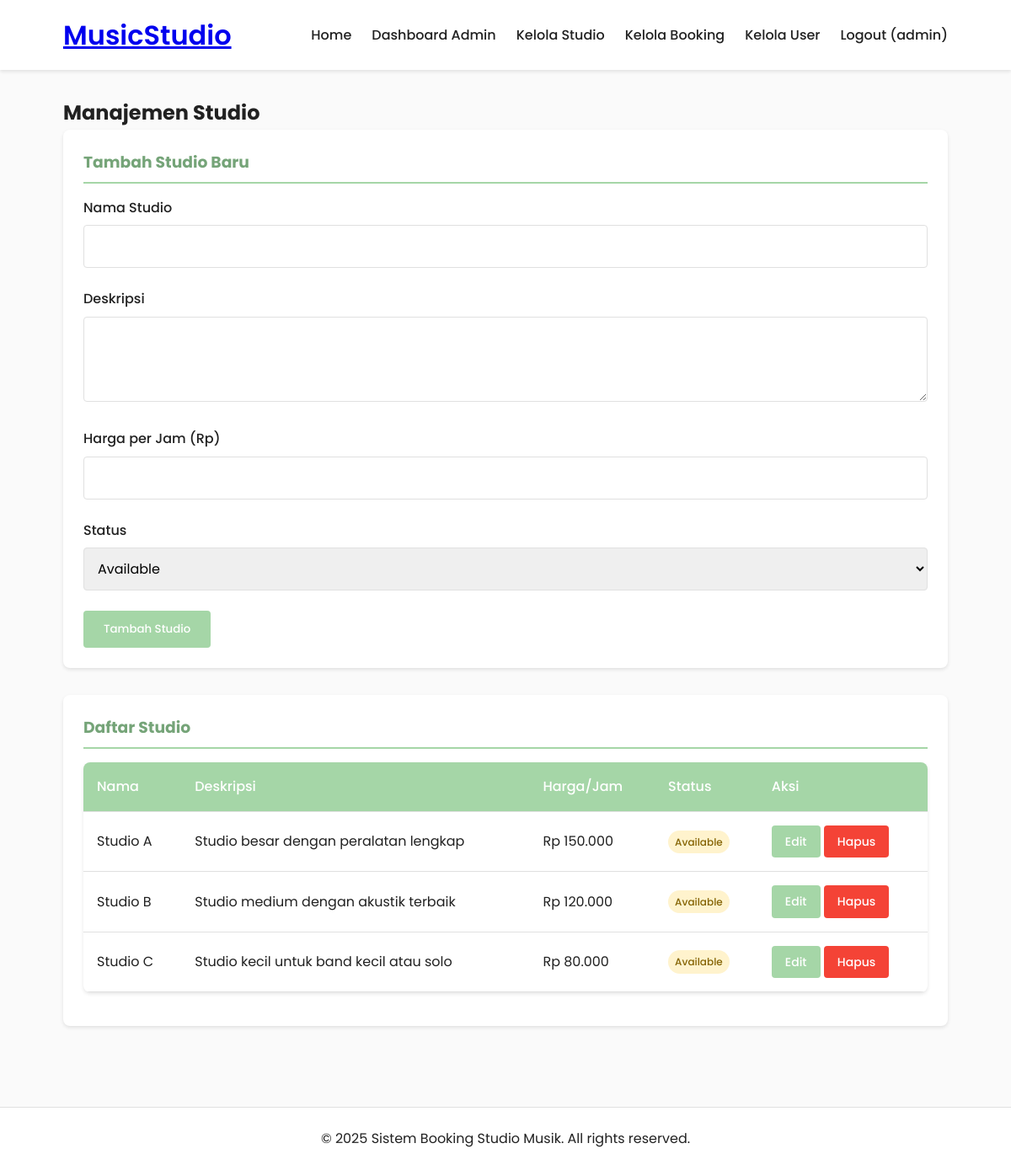
The app's page /admin/studios.php (signed in) with its own data.
### tables this page shows
CREATE TABLE `studios` (
  `id` int(11) NOT NULL,
  `name` varchar(100) NOT NULL,
  `description` text DEFAULT NULL,
  `price_per_hour` decimal(10,2) NOT NULL,
  `status` enum('available','maintenance','booked') DEFAULT 'available',
  `image_url` varchar(255) DEFAULT NULL,
  `created_at` timestamp NOT NULL DEFAULT current_timestamp()
);

### admin/studios.php (the view, shortened to what this page needs)
<?php
require_once '../includes/header.php';
$sql = "SELECT * FROM studios ORDER BY created_at DESC";
$studios = mysqli_query($conn, $sql);
?>
<div class="admin-content">
    <h2>Manajemen Studio</h2>
    <div class="admin-card">
        <h3>Tambah Studio Baru</h3>
        <form method="POST">
            <div class="form-group">
                <label for="name">Nama Studio</label>
                <input type="text" id="name" name="name" required>
            </div>
            <div class="form-group">
                <label for="description">Deskripsi</label>
                <textarea id="description" name="description" rows="3" required></textarea>
            </div>
            <div class="form-group">
                <label for="price_per_hour">Harga per Jam (Rp)</label>
                <input type="number" id="price_per_hour" name="price_per_hour" min="0" required>
            </div>
            <div class="form-group">
                <label for="status">Status</label>
                <select id="status" name="status" required>
                    <option value="available">Available</option>
                </select>
            </div>
            <button type="submit" name="add_studio" class="btn btn-primary">Tambah Studio</button>
        </form>
    </div>
    <div class="admin-card">
        <h3>Daftar Studio</h3>
        <table>
            <thead>
                <tr>
                    <th>Nama</th>
                    <th>Deskripsi</th>
                    <th>Harga/Jam</th>
                    <th>Status</th>
                    <th>Aksi</th>
                </tr>
            </thead>
            <tbody>
                <?php while($studio = mysqli_fetch_assoc($studios)): ?>
                <tr>
                    <td><?php echo $studio['name']; ?></td>
                    <td><?php echo $studio['description']; ?></td>
                    <td><?php echo formatRupiah($studio['price_per_hour']); ?></td>
                    <td><?php echo getStatusBadge($studio['status']); ?></td>
                    <td>
                        <a href="#" class="btn btn-sm btn-primary" onclick="editStudio(<?php echo $studio['id']; ?>, '<?php echo $studio['name']; ?>', '<?php echo $studio['description']; ?>', <?php echo $studio['price_per_hour']; ?>, '<?php echo $studio['status']; ?>')">Edit</a>
                        <a href="?delete=<?php echo $studio['id']; ?>" class="btn btn-sm btn-danger" onclick="return confirm('Yakin ingin menghapus studio ini?')">Hapus</a>
                    </td>
                </tr>
                <?php endwhile; ?>
            </tbody>
        </table>
    </div>
</div>
<?php include '../includes/footer.php'; ?>

### includes/functions.php (shortened to what this page needs)
<?php
function formatRupiah($angka) {
    return 'Rp ' . number_format($angka, 0, ',', '.');
}
function getStatusBadge($status) {
    $statusClass = '';
    switch ($status) {
        default:
            $statusClass = 'status-pending';
    }
    return '<span class="status-badge ' . $statusClass . '">' . $status . '</span>';
}

### css/style.css (style rules this page uses)
:root { --primary: #a5d6a7; --primary-dark: #75a478; --secondary: #ffcc80; --accent: #ce93d8; --background: #fafafa; --surface: #ffffff; --error: #f44336; --success: #4caf50; --text-primary: #212121; --text-secondary: #757575; --border: #e0e0e0; --shadow: 0 2px 4px rgba(0, 0, 0, 0.1); }
* { margin: 0; padding: 0; box-sizing: border-box; }
body { font-family: "Poppins", sans-serif; background-color: var(--background); color: var(--text-primary); line-height: 1.6; }
.btn { display: inline-block; padding: 0.75rem 1.5rem; border-radius: 4px; text-decoration: none; font-weight: 500; transition: all 0.3s; border: none; cursor: pointer; font-family: "Poppins", sans-serif; text-align: center; }
.btn-primary { background-color: var(--primary); color: white; }
.btn-danger { background-color: var(--error); color: white; }
.btn-sm { padding: 0.5rem 1rem; font-size: 0.875rem; }
.form-group { margin-bottom: 1.5rem; }
.form-group label { display: block; margin-bottom: 0.5rem; font-weight: 500; color: var(--text-primary); }
.form-group input, .form-group select, .form-group textarea { width: 100%; padding: 0.75rem; border: 1px solid var(--border); border-radius: 4px; font-family: "Poppins", sans-serif; font-size: 1rem; }
.admin-content { padding: 2rem 0; }
.admin-card { background-color: var(--surface); padding: 1.5rem; border-radius: 8px; box-shadow: var(--shadow); margin-bottom: 2rem; }
.admin-card h3 { margin-bottom: 1rem; color: var(--primary-dark); padding-bottom: 0.5rem; border-bottom: 2px solid var(--primary); }
table { width: 100%; border-collapse: collapse; background-color: var(--surface); border-radius: 8px; overflow: hidden; box-shadow: var(--shadow); margin-bottom: 1rem; }
table th, table td { padding: 1rem; text-align: left; border-bottom: 1px solid var(--border); }
table th { background-color: var(--primary); color: white; font-weight: 500; }
.status-badge { padding: 0.25rem 0.5rem; border-radius: 20px; font-size: 0.75rem; font-weight: 500; text-transform: capitalize; display: inline-block; }
.status-pending { background-color: #fff3cd; color: #856404; }

### records on screen
studios: name "Studio A", description "Studio besar dengan peralatan lengkap", price_per_hour "Rp 150.000", status "Available"
studios: name "Studio B", description "Studio medium dengan akustik terbaik", price_per_hour "Rp 120.000", status "Available"
studios: name "Studio C", description "Studio kecil untuk band kecil atau solo", price_per_hour "Rp 80.000", status "Available"

### other values on screen
$_SESSION['username'] "admin"
